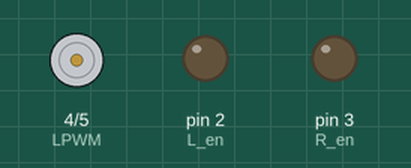
A sketch run on a simulated Arduino Uno, built with avr-gcc and run on an emulated ATmega328P. Parts: motor-driver pin pairs drawn as motors (green arrow = first pin HIGH = forward, orange = second pin HIGH = backward, longer = more drive), output pins drawn as LEDs (lit = HIGH).

Above: at 0.5 s.
At 2.5 s:
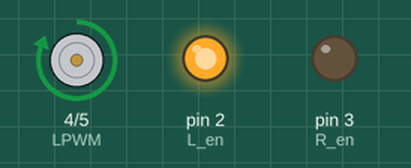
At 3.5 s:
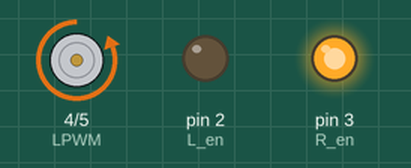
Timing chart, 0 to 4.6 s (numbered marks = the images above):
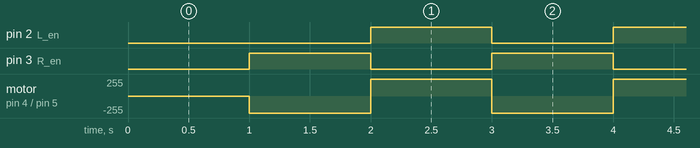

Measured:
- by itself, pin 2 (L_en), pin 3 (R_en): alternates HIGH for 1.0 s and LOW for 1.0 s
- by itself, motor on pin 4 (LPWM) / pin 5 (RPWM): alternates forward 255/255 for 1.0 s and backward 255/255 for 1.0 s

The sketch:

ibt2_esc.ino
```cpp
/*
IBT-2 Motor Control Board driven by Arduino.

Speed and direction controlled by a potentiometer attached to analog input 0.
One side pin of the potentiometer (either one) to ground; the other side pin to +5V

Connection to the IBT-2 board:
IBT-2 pin 1 (RPWM) to Arduino pin 5(PWM)
IBT-2 pin 2 (LPWM) to Arduino pin 6(PWM)
IBT-2 pins 3 (R_EN), 4 (L_EN), 7 (VCC) to Arduino 5V pin
IBT-2 pin 8 (GND) to Arduino GND
IBT-2 pins 5 (R_IS) and 6 (L_IS) not connected
*/

//int SENSOR_PIN = 0; // center pin of the potentiometer

int RPWM= 5; // Arduino PWM output pin 5; connect to IBT-2 pin 1 (RPWM)
int LPWM= 4;
int R_en = 3;
int L_en = 2; // Arduino PWM output pin 6; connect to IBT-2 pin 2 (LPWM)

void setup()
{
  pinMode(RPWM, OUTPUT);
  pinMode(LPWM, OUTPUT);
  pinMode(R_en, OUTPUT);
  pinMode(L_en, OUTPUT);
}

void loop()
{
  delay(1000);
  digitalWrite(R_en, HIGH);
  digitalWrite(L_en, LOW);
  digitalWrite(RPWM, HIGH);
  digitalWrite(LPWM, LOW);
  delay(1000);
  digitalWrite(R_en, LOW);
  digitalWrite(L_en, HIGH);
  digitalWrite(RPWM, LOW);
  digitalWrite(LPWM, HIGH);

}
```
